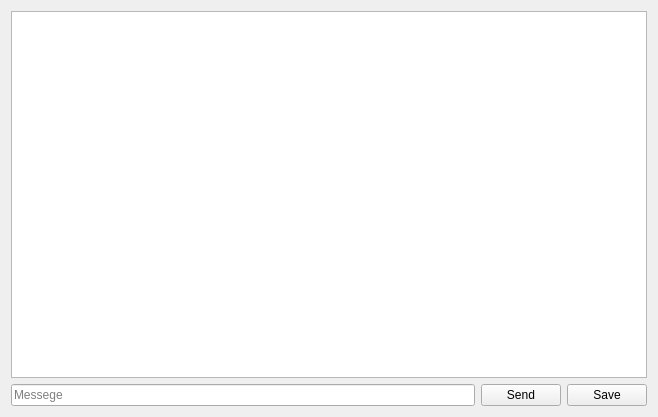
<?xml version="1.0" encoding="UTF-8"?>
<ui version="4.0">
 <class>Widget</class>
 <widget class="QWidget" name="Widget">
  <property name="geometry">
   <rect>
    <x>0</x>
    <y>0</y>
    <width>658</width>
    <height>417</height>
   </rect>
  </property>
  <property name="windowTitle">
   <string>Messenger</string>
  </property>
  <layout class="QVBoxLayout" name="verticalLayout_2">
   <item>
    <layout class="QVBoxLayout" name="verticalLayout">
     <item>
      <widget class="QTextEdit" name="textEdit"/>
     </item>
     <item>
      <layout class="QHBoxLayout" name="horizontalLayout">
       <item>
        <widget class="QLineEdit" name="messege">
         <property name="placeholderText">
          <string>Messege</string>
         </property>
        </widget>
       </item>
       <item>
        <widget class="QPushButton" name="send_btn">
         <property name="text">
          <string>Send</string>
         </property>
         <property name="shortcut">
          <string>Return</string>
         </property>
        </widget>
       </item>
       <item>
        <widget class="QPushButton" name="save_btn">
         <property name="text">
          <string>Save</string>
         </property>
        </widget>
       </item>
      </layout>
     </item>
    </layout>
   </item>
  </layout>
 </widget>
 <resources/>
 <connections/>
</ui>
